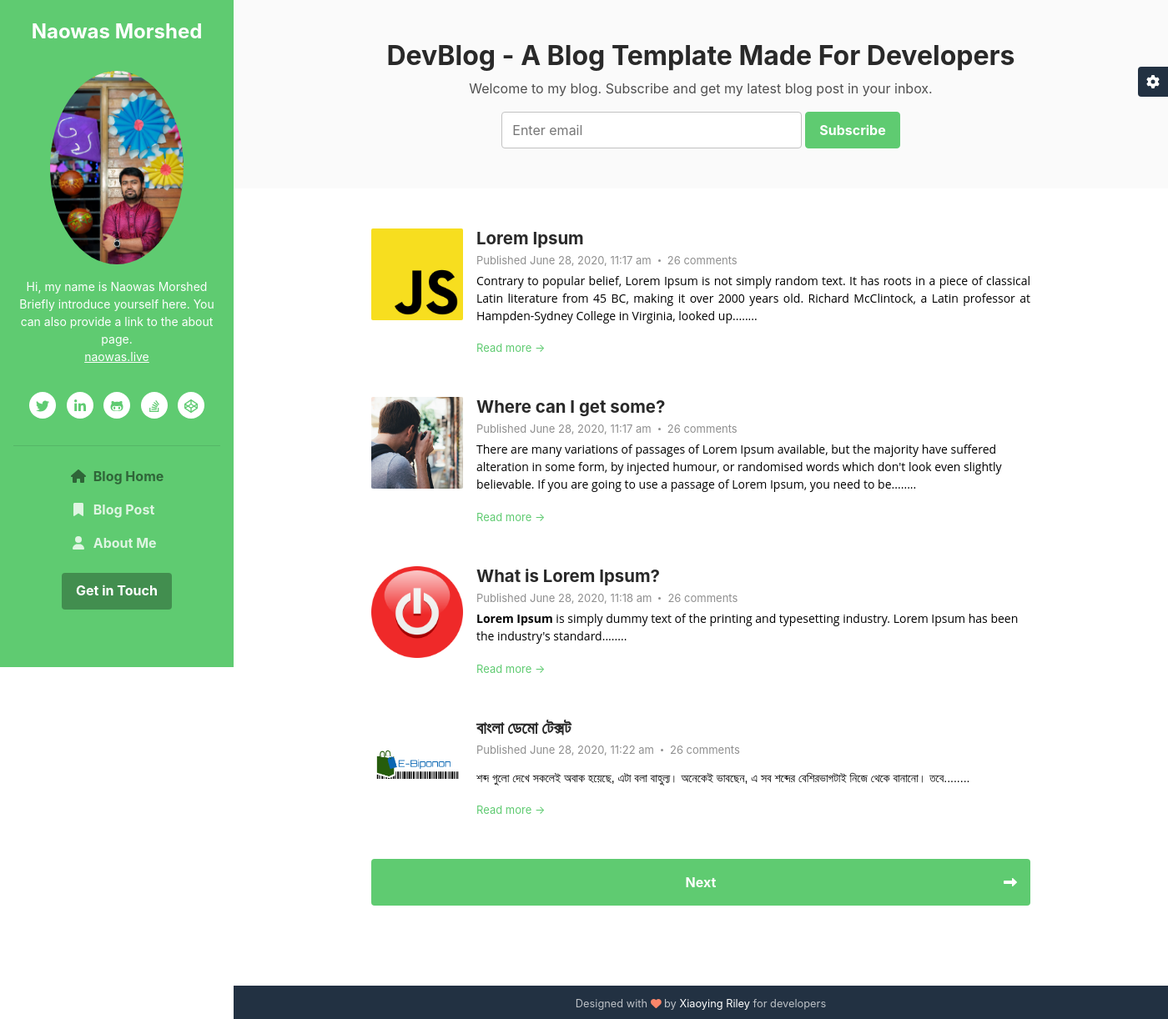
The page / on the database its author committed.
### tables this page shows
CREATE TABLE `tbl_portfolio` (
  `id` int(11) NOT NULL,
  `name` varchar(255) NOT NULL,
  `description` varchar(255) NOT NULL,
  `link` varchar(255) NOT NULL,
  `image_path` varchar(255) NOT NULL
);

CREATE TABLE `tbl_post` (
  `id` int(11) NOT NULL,
  `title` longtext NOT NULL,
  `body` longtext NOT NULL,
  `image` varchar(255) NOT NULL,
  `date` timestamp NOT NULL DEFAULT current_timestamp()
);

### class/db.php (called while the page is built, shortened)
<?php
class Database
{
    protected $username = 'root';
    protected $password = '';
    public function __construct()
    {
        try {
            $this->conn = new PDO('mysql:host=localhost;dbname=oopblog', $this->username, $this->password);
        } catch (Exception $e) {
            echo 'Connection failed' . $e->getMessage();
        }
    }
}

### class/blog.class.php (called while the page is built, shortened)
<?php
include 'db.php';
class blogQuery extends Database
{
    public function blogpost(){
        $query = "SELECT * FROM tbl_post ORDER BY id ASC";
        return $data = $this->conn->query($query);
    }
    public function portfolio(){
        $query = "SELECT * FROM tbl_portfolio  LIMIT 1";
        return $data = $this->conn->query($query);
    }
}

### class/format.class.php (called while the page is built, shortened)
<?php
class Format
{
    public function formatDate($date)
    {
        return date('F j, Y, g:i a', strtotime($date));
    }
    public function textShorten($text, $limit = 400)
    {
        $text = $text. " ";
        $text = substr($text, 0, $limit);
        $text = substr($text, 0, strrpos($text, ' '));
        $text = $text."........";
        return $text;
    }
}

### public/index.php (the view, shortened to what this page needs)
<?php
include 'header.php';
?>
<body>
<?php
include 'portfolio.php';
?>
<div class="main-wrapper">
	    <section class="cta-section theme-bg-light py-5">
		    <div class="container text-center">
			    <h2 class="heading">DevBlog - A Blog Template Made For Developers</h2>
			    <div class="intro">Welcome to my blog. Subscribe and get my latest blog post in your inbox.</div>
			    <form class="signup-form form-inline justify-content-center pt-3">
                    <div class="form-group">
                        <input type="email" id="semail" name="semail1" class="form-control mr-md-1 semail" placeholder="Enter email">
                    </div>
                    <button type="submit" class="btn btn-primary">Subscribe</button>
                </form>
		    </div>
	    </section>
	    <section class="blog-list px-3 py-5 p-md-5">
		    <div class="container">
<?php
$fm = new Format();
?>
			<?php
$model = new blogQuery();
$rows = $model->blogpost();
if (!empty($rows)) {
    foreach ($rows as $row) {
        ?>
			    <div class="item mb-5">
				    <div class="media">
					    <img class="mr-3 img-fluid post-thumb d-none d-md-flex" src="../admin/<?php echo $row['image']; ?>" alt="image">
					    <div class="media-body">
						    <h3 class="title mb-1"><a href="blog_post.php?id=<?php echo $row['id']; ?>"><?php echo $row['title']; ?></a></h3>
						    <div class="meta mb-1"><span class="date">Published <?php echo $fm->formatDate( $row['date']); ?></span><span class="comment"><a href="#">26 comments</a></span></div>
						    <div class="intro"><?php echo $fm->textShorten($row['body']); ?></div>
						    <a class="more-link" href="blog_post.php?id=<?php echo $row['id']; ?>">Read more &rarr;</a>
					    </div>
				    </div>
			    </div>
		<?php
    }
}
?>
			    <nav class="blog-nav nav nav-justified my-5">
				  <a class="nav-link-next nav-item nav-link rounded" href="blog-list.html">Next<i class="arrow-next fas fa-long-arrow-alt-right"></i></a>
				</nav>
		    </div>
	    </section>
	    <footer class="footer text-center py-2 theme-bg-dark">
            <small class="copyright">Designed with <i class="fas fa-heart" style="color: #fb866a;"></i> by <a href="http://themes.3rdwavemedia.com" target="_blank">Xiaoying Riley</a> for developers</small>
	    </footer>
    </div>
    <div id="config-panel" class="config-panel d-none d-lg-block">
        <div class="panel-inner">
            <a id="config-trigger" class="config-trigger config-panel-hide text-center" href="#"><i class="fas fa-cog fa-spin mx-auto" data-fa-transform="down-6" ></i></a>
        </div>
    </div>
</body>
</html>

### public/portfolio.php (shortened to what this page needs)
<?php
$model = new blogQuery();
$rows = $model->portfolio();
if (!empty($rows)) {
	foreach ($rows as $row) {
		?>
    <header class="header text-center">
	    <h1 class="blog-name pt-lg-4 mb-0"><a href="index.php"><?php echo $row['name']; ?> </a></h1>
	    <nav class="navbar navbar-expand-lg navbar-dark" >
			<div id="navigation" class="collapse navbar-collapse flex-column" >
				<div class="profile-section pt-3 pt-lg-0">
				    <img class="profile-image mb-3 rounded-circle mx-auto" src="../admin/<?php echo $row['image_path']; ?>" alt="image" >
					<div class="bio mb-3">Hi, my name is <?php echo $row['name']; ?> Briefly introduce yourself here. You can also provide a link to the about page.<br><a href="about.php"><?php echo $row['link']; ?></a></div>
					<ul class="social-list list-inline py-3 mx-auto">
			            <li class="list-inline-item"><a href="#"><i class="fab fa-twitter fa-fw"></i></a></li>
			            <li class="list-inline-item"><a href="#"><i class="fab fa-linkedin-in fa-fw"></i></a></li>
			            <li class="list-inline-item"><a href="#"><i class="fab fa-github-alt fa-fw"></i></a></li>
			            <li class="list-inline-item"><a href="#"><i class="fab fa-stack-overflow fa-fw"></i></a></li>
			            <li class="list-inline-item"><a href="#"><i class="fab fa-codepen fa-fw"></i></a></li>
			        </ul>
			        <hr>
				</div>
				<?php
			}
		}
		?>
				<ul class="navbar-nav flex-column text-left">
					<li class="nav-item active">
					    <a class="nav-link" href="index.php"><i class="fas fa-home fa-fw mr-2"></i>Blog Home <span class="sr-only">(current)</span></a>
					</li>
					<li class="nav-item">
					    <a class="nav-link" href="blog-post.php"><i class="fas fa-bookmark fa-fw mr-2"></i>Blog Post</a>
					</li>
					<li class="nav-item">
					    <a class="nav-link" href="about.php"><i class="fas fa-user fa-fw mr-2"></i>About Me</a>
					</li>
				</ul>
				<div class="my-2 my-md-3">
				    <a class="btn btn-primary" href="https://themes.3rdwavemedia.com/" target="_blank">Get in Touch</a>
				</div>
			</div>
		</nav>
    </header>

### rows shown on the page
tbl_portfolio: name "Naowas Morshed", image_path (picture), link "naowas.live"
tbl_post: image (picture), title "Lorem Ipsum", date "June 28, 2020, 11:17 am", body "Contrary to popular belief, Lorem Ipsum is not simply random text. It has roots in a piece of classical Latin literature from 45 BC, making it over 2000 years old. Richard McClintock, a Latin professor at Hampden-Sydney College in Virginia, looked up........"
tbl_post: image (picture), title "Where can I get some?", date "June 28, 2020, 11:17 am", body "There are many variations of passages of Lorem Ipsum available, but the majority have suffered alteration in some form, by injected humour, or randomised words which don't look even slightly believable. If you are going to use a passage of Lorem Ipsum, you need to be........"
tbl_post: image (picture), title "What is Lorem Ipsum?", date "June 28, 2020, 11:18 am", body "Lorem Ipsum is simply dummy text of the printing and typesetting industry. Lorem Ipsum has been the industry's standard........"
tbl_post: image (picture), title "বাংলা ডেমো টেক্সট", date "June 28, 2020, 11:22 am", body "শব্দ গুলো দেখে সকলেই অবাক হয়েছে, এটা বলা বাহুল্য। অনেকেই ভাবছেন, এ সব শব্দের বেশিরভাগটাই নিজে থেকে বানানো। তবে........"
